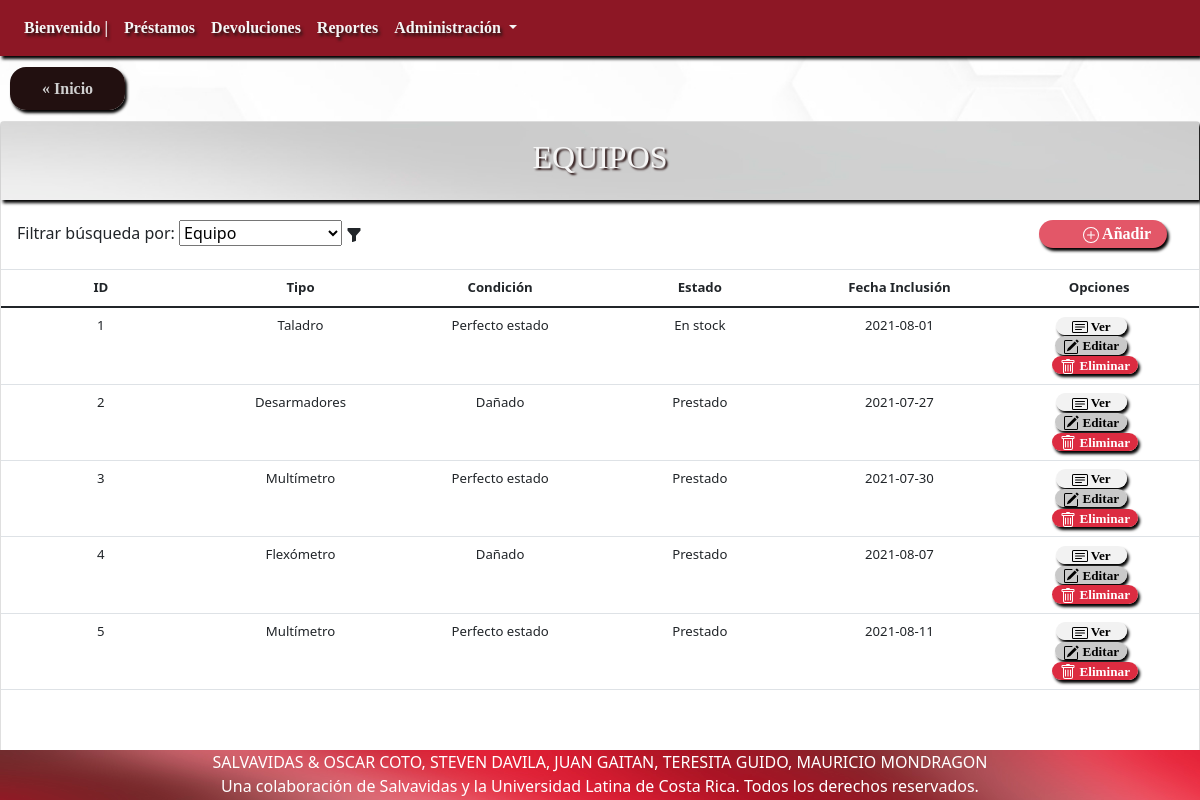
Page /?c=detalleAllEquipo on the earlier database version.
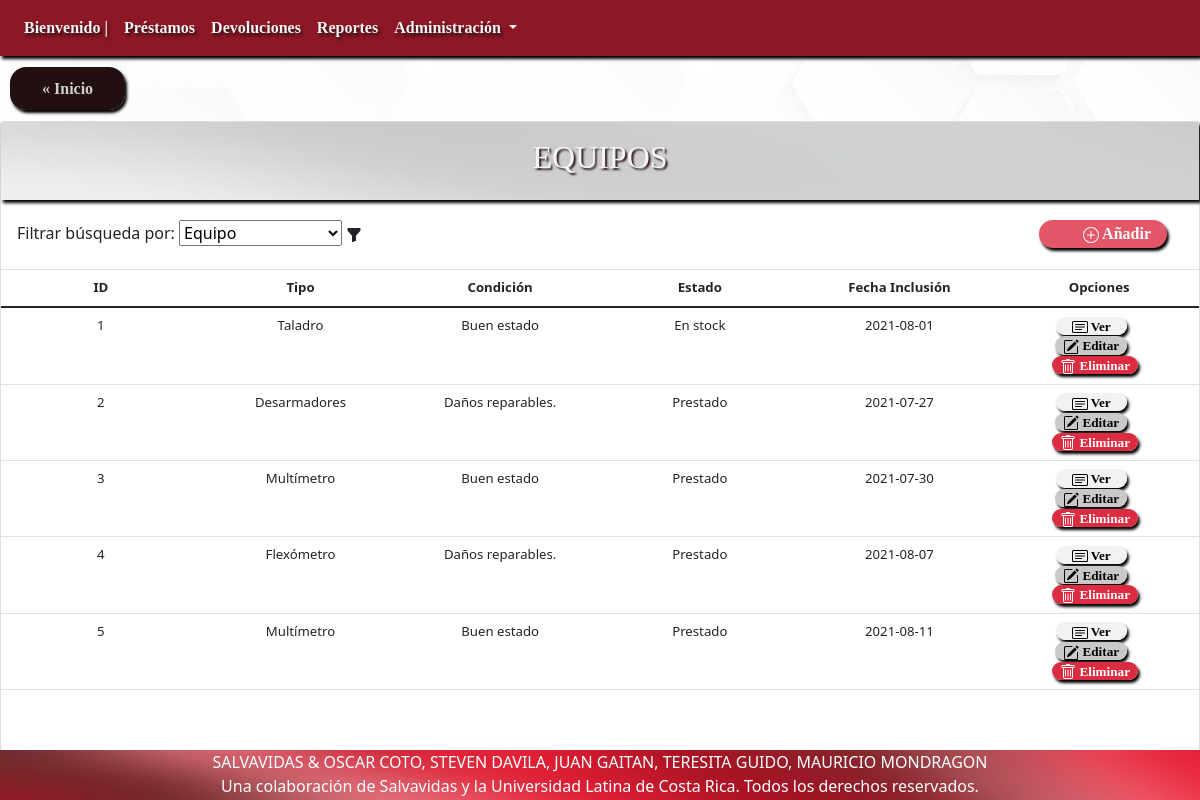
Same page on the later database version.
### tables this page shows
CREATE TABLE `equipo` (
  `idEquipo` varchar(25) NOT NULL,
  `idTipoEquipo` varchar(25) NOT NULL,
  `idCondicionActual` int(11) NOT NULL,
  `idEstadoInventario` int(11) NOT NULL,
  `fechaInclusion` date DEFAULT current_timestamp()
);

CREATE TABLE `tipoequipo` (
  `idTipoEquipo` varchar(25) NOT NULL,
  `nombreTipoEquipo` varchar(50) NOT NULL,
  `descripcionTipoEquipo` varchar(100) DEFAULT NULL,
  `marcaTipoEquipo` varchar(50) DEFAULT NULL,
  `existenciaMinima` int(11) NOT NULL
);

CREATE TABLE `condicionactual` (
  `idCondicionActual` int(11) NOT NULL,
  `descripcionCondicionActual` varchar(50) DEFAULT NULL
);

CREATE TABLE `estadoinventario` (
  `idEstadoInventario` int(11) NOT NULL,
  `descripcionEstadoInventario` varchar(50) DEFAULT NULL
);

### controller/detalleAllEquipo.php (called while the page is built, shortened)
<?php
include 'model/Equipo.php';
$Equipo = new Equipo();
    $allEquipo = $Equipo->seleccionarAllEquipo();
    $TipoEquipo = new TipoEquipo();
    $allTipoEquipo = $TipoEquipo->seleccionarAllTipoEquipo();
    $EstadoInventario = new EstadoInventario();
    $allEstadoInventario = $EstadoInventario->seleccionarAllEstadoInventario();
    $CondicionActual = new CondicionActual();
    $allCondicionActual = $CondicionActual->seleccionarAllCondicionActual();
    include 'view/verAllEquipo.php';

### model/Equipo.php (called while the page is built, shortened)
<?php
include_once "model/TipoEquipo.php";
include_once "model/CondicionActual.php";
include_once "model/EstadoInventario.php";
class Equipo
{
  public function __construct(
    $pidEquipo = "",
    $pidTipoEquipo = "",
    $pidCondicionActual = "",
    $pidEstadoInventario = "",
    $pfechaInclusion = ""
  ) {
    $this->idEquipo = $pidEquipo;
    $this->idTipoEquipo = $pidTipoEquipo;
    $this->idCondicionActual = $pidCondicionActual;
    $this->idEstadoInventario = $pidEstadoInventario;
    $this->fechaInclusion = $pfechaInclusion;
  }
  function seleccionarAllEquipo(){
    $query = "SELECT * FROM equipo";
    $pdo = new Connection();
    $pdo = $pdo->open();
    $result = $pdo->query($query);
    $rows = [];
    foreach ($result->fetchAll() as $row) {
        $rows[] = new Equipo($row['idEquipo'], $row['idTipoEquipo'],$row['idCondicionActual'],$row['idEstadoInventario'],$row['fechaInclusion']);
    }
    return $rows;
  }
}

### model/TipoEquipo.php (called while the page is built, shortened)
<?php
class TipoEquipo
{
  public function __construct(
    $pidTipoEquipo = "",
    $pnombreTipoEquipo = "",
    $pdescripcionTipoEquipo = "",
    $pmarcaTipoEquipo = "",
    $pexistenciaMinima = ""
  ) {
    $this->idTipoEquipo = $pidTipoEquipo;
    $this->nombreTipoEquipo = $pnombreTipoEquipo;
  }
  function seleccionarAllTipoEquipo(){
    $query = "SELECT * FROM tipoequipo";
    $pdo = new Connection();
    $pdo = $pdo->open();
    $result = $pdo->query($query);
    $rows = [];
    foreach ($result->fetchAll() as $row) {
        $rows[] = new TipoEquipo($row['idTipoEquipo'], $row['nombreTipoEquipo'],$row['descripcionTipoEquipo'],$row['marcaTipoEquipo'],$row['existenciaMinima']);
    }
    return $rows;
  }
}

### model/CondicionActual.php (called while the page is built, shortened)
<?php
class CondicionActual
{
  public function __construct($idCondicionActual = "", $descripcionCondicionActual = "") {
    $this->idCondicionActual = $idCondicionActual;
    $this->descripcionCondicionActual = $descripcionCondicionActual;
  }
  function seleccionarAllCondicionActual(){
    $query = "SELECT * FROM condicionactual";
    $pdo = new Connection();
    $pdo = $pdo->open();
    $result = $pdo->query($query);
    $rows = [];
    foreach ($result->fetchAll() as $row) {
        $rows[] = new CondicionActual($row['idCondicionActual'], $row['descripcionCondicionActual']);
    }
    return $rows;
  }
}

### model/EstadoInventario.php (called while the page is built, shortened)
<?php
class EstadoInventario
{
  public function __construct($idEstadoInventario = "", $descripcionEstadoInventario = "") {
    $this->idEstadoInventario = $idEstadoInventario;
    $this->descripcionEstadoInventario = $descripcionEstadoInventario;
  }
  function seleccionarAllEstadoInventario(){
    $query = "SELECT * FROM estadoinventario";
    $pdo = new Connection();
    $pdo = $pdo->open();
    $result = $pdo->query($query);
    $rows = [];
    foreach ($result->fetchAll() as $row) {
        $rows[] = new EstadoInventario($row['idEstadoInventario'], $row['descripcionEstadoInventario']);
    }
    return $rows;
  }
}

### view/verAllEquipo.php (the view, shortened to what this page needs)
<div class="upside">
    <a href="index.php" class="Inicio">« Inicio</a>
</div>
<div class="card" id="ListaCompleta">
    <div class="card-title">
        <h2> EQUIPOS </h2>
    </div>
    <div class="card-subtitle" id="Add">
        <label for="search">Filtrar búsqueda por: </label>
        <select name="forma" onchange="location = this.value;">
            <option value="?c=detalleAllEquipo" selected>Equipo</option>
        </select>
        <svg xmlns="http://www.w3.org/2000/svg" width="16" height="16" fill="currentColor" class="bi bi-funnel-fill" viewBox="0 0 16 16">
        <path d="M1.5 1.5A.5.5 0 0 1 2 1h12a.5.5 0 0 1 .5.5v2a.5.5 0 0 1-.128.334L10 8.692V13.5a.5.5 0 0 1-.342.474l-3 1A.5.5 0 0 1 6 14.5V8.692L1.628 3.834A.5.5 0 0 1 1.5 3.5v-2z"/>
        </svg>
        <a href="?c=crearEquipo" class="add">
         Añadir
        </a>
    </div>
    <table class="table">
        <thead>
            <tr>
                <th scope="col">ID</th>
                <th scope="col">Tipo</th>
                <th scope="col">Condición</th>
                <th scope="col">Estado</th>
                <th scope="col">Fecha Inclusión</th>
                <th scope="col">Opciones</th>
            </tr>
        </thead>
        <tbody>
        <?php
        foreach ($allEquipo as $value) {
        ?>
            <tr>
                <td><?php echo $value->idEquipo; ?></td>
                <?php foreach ($allTipoEquipo as $tipo) { if ($value->idTipoEquipo == $tipo->idTipoEquipo) {?>
                    <td><?php echo $tipo->nombreTipoEquipo; ?></td>
                <?php } } ?>
                <?php foreach ($allCondicionActual as $condicion) { if ($value->idCondicionActual == $condicion->idCondicionActual) { ?>
                    <td><?php echo $condicion->descripcionCondicionActual; ?></td>
                <?php } } ?>
                <?php foreach ($allEstadoInventario as $estado) {
                    if ($value->idEstadoInventario == $estado->idEstadoInventario) { ?>
                    <td><?php echo $estado->descripcionEstadoInventario; ?></td>
                <?php } } ?>
                <td><?php echo $value->fechaInclusion; ?></td>
                <td>
                <a class="ver" id="ver" href="?c=detalleEquipo&idEquipo=<?php echo $value->idEquipo; ?>">
                 Ver
                </a>
                <br>
                <a class="editar" id="editar" href="?c=actualizarEquipo&idEquipo=<?php echo $value->idEquipo; ?>">
                 Editar
                </a>
                <br>
                <a class="eliminar" id="eliminar" href="?c=eliminarEquipo&idEquipo=<?php echo $value->idEquipo; ?>">
                 Eliminar
                </a>
                </td>
            </tr>
        <?php } ?>
        </tbody>
    </table>
</div>

### index.php (shortened to what this page needs)
<!DOCTYPE html>
<html>
    <head>
        <link rel="stylesheet" href="https://maxcdn.bootstrapcdn.com/bootstrap/4.0.0/css/bootstrap.min.css">
        <link href="https://cdn.jsdelivr.net/npm/bootstrap@5.0.0-beta1/dist/css/bootstrap.min.css" rel="stylesheet">
        <link rel="stylesheet" href="css/style.css">
        <link rel="stylesheet" href="css/style1.css">
        <link rel="stylesheet" href="css/style2.css">
    </head>
    <body>
        <?php
        include 'view/header.php';
        if (isset($_GET["c"])) {
            include 'controller/' . $_GET["c"] . '.php';
        } else {
            include 'view/home.php';
        }
        require 'view/footer.php';
        ?>
    </body>
</html>

### view/header.php (shortened to what this page needs)
<nav class="navbar navbar-expand-lg" id = "idheader">
  <div class="collapse navbar-collapse" id="navbarNavDropdown">
    <ul class="navbar-nav">
      <li class="nav-item active">
        <a class="nav-link" href="index.php"> Bienvenido  | <span class="sr-only">(current)</span></a>
      </li>
      <li class="nav-item">
        <a class="nav-link" href="?c=detalleAllPrestamo">Préstamos</a>
      </li>
       <li class="nav-item">
        <a class="nav-link" href="?c=detalleAllDevolucion">Devoluciones</a>
      </li>
      <li class="nav-item">
        <a class="nav-link" href="?c=detalleAllReporte">Reportes</a>
      </li>
      <li class="nav-item dropdown">
        <a class="nav-link dropdown-toggle" href="#" id="navbarDropdownMenuLink" data-toggle="dropdown" aria-haspopup="true" aria-expanded="false">
          Administración
        </a>
      </li>
    </ul>
  </div>
</nav>

### view/footer.php
<footer id="footer" class="footer">
    <p>SALVAVIDAS &  OSCAR COTO, STEVEN DAVILA, JUAN GAITAN, TERESITA GUIDO, MAURICIO MONDRAGON
    <br>
    Una colaboración de Salvavidas y la Universidad Latina de Costa Rica. Todos los derechos reservados.
    </p>
 </footer>

### css/style.css (style rules this page uses)
body { background-image: url("../img/wallpaper.jpg"); background-position: center; background-attachment: fixed; background-size:cover; }
#idheader { background-color: #8d1725; color:white; box-shadow: 2px 3px 3px black; outline: none !important; border: none; }
#idheader .nav-link { font-family: "Georgia"; font-weight: bold; color: whitesmoke ; text-shadow: 2px 3px 3px #2b1515; }
.footer { background-image: url("../img/footer-background.jpg"); position: fixed; bottom: 0; width: 100%; height: 50px; color: white; text-align: center; }
.card { margin: auto; width: 100%; display: flexbox; }
.card .card-title { background-image: url("../img/card-subtitle-wallpaper.jpg"); color: whitesmoke; text-align: center; font-family: "Arial Black"; box-shadow: 2px 3px 3px black; }
.card .card-title h2 { text-shadow: 2px 2px 2px #2b1515; padding: 1rem; }

### css/style1.css (style rules this page uses)
#ListaCompleta { margin-top: 10px; width: inherit; }
#ListaCompleta #Add { padding: 1rem; }
#ListaCompleta .add { float: right; margin-right: 1rem; padding: 0.1rem 1rem; text-align: right; background: #e35768; color: #fff; text-decoration: none; width:8rem; box-shadow: 2px 3px 3px black; font-family: "Georgia"; font-weight: bold; border-radius: 1rem; }
.upside { margin-top: 20px; margin-left: 10px; margin-bottom: 20px; }
.upside .Inicio { margin: auto; padding: 0.8rem 2rem; text-align: center; background: #221010; color: #cfcfcf; text-decoration: none; width: 50%; box-shadow: 2px 3px 3px black; font-family: "Georgia"; font-weight: bold; border-radius: 1rem; }
#ListaCompleta #ver { margin-right: 1rem; padding: 0.1rem 1rem; text-align: center; background: #f2f2f2; color: black; text-decoration: none; width: 8rem; box-shadow: 2px 3px 3px black; font-family: "Georgia"; font-weight: bold; border-radius: 1rem; }
#ListaCompleta #eliminar { margin-right: 0.5rem; padding: 0.1rem 0.5rem; text-align: center; background: #dc2c41; color: white; text-decoration: none; width: 8rem; box-shadow: 2px 3px 3px black; font-family: "Georgia"; font-weight: bold; border-radius: 1rem; }
#ListaCompleta #editar { margin-right: 1rem; padding: 0.1rem 0.5rem; text-align: center; background: #c9c9c9; color: black; text-decoration: none; width: 10rem; box-shadow: 2px 3px 3px black; font-family: "Georgia"; font-weight: bold; border-radius: 1rem; }
.table { text-align: center; table-layout: fixed; font-size: 1.1vw; margin-bottom: 5rem; }

Differences in the rows shown:
changed condicionactual: descripcionCondicionActual "Perfecto estado" → "Buen estado"
changed condicionactual: descripcionCondicionActual "Dañado" → "Daños reparables."
